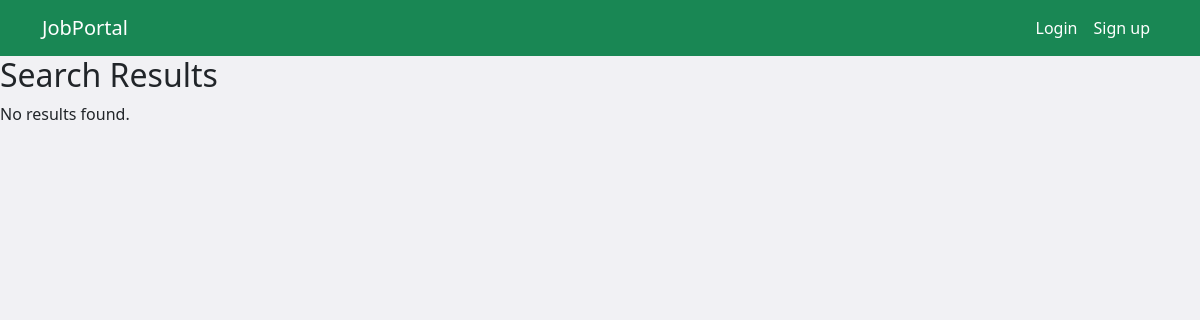
The page /search_results/ on the database as committed earlier.
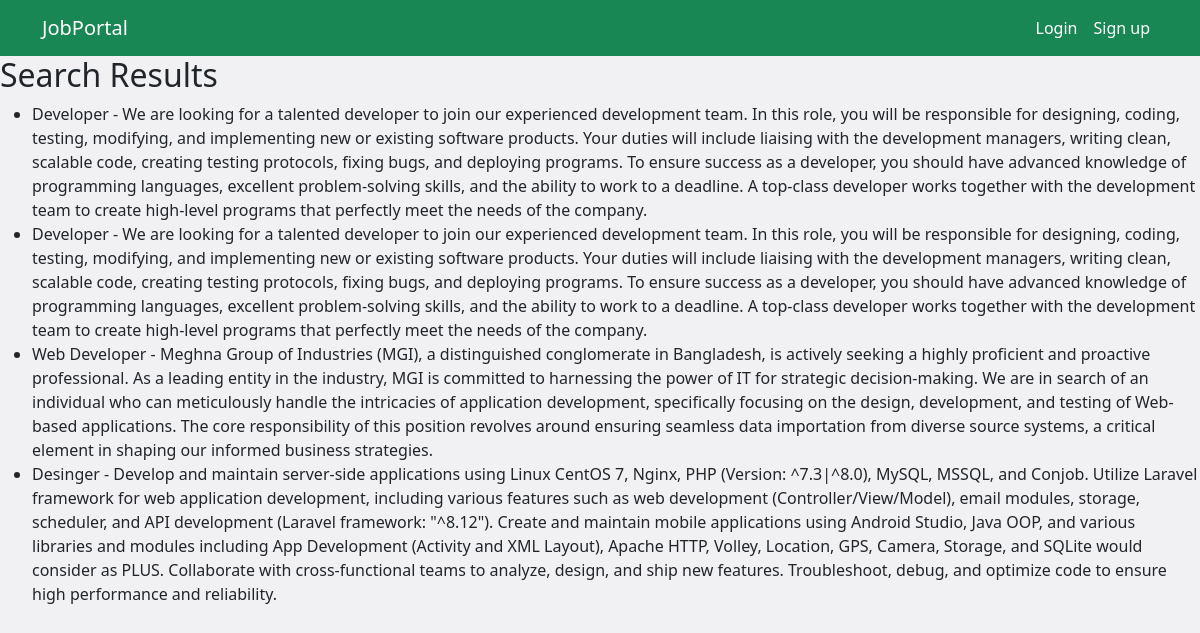
The same page on the database as committed later.
### app/models.py (models this page shows, shortened)
class JobPost(models.Model):
    recruiter = models.ForeignKey(CustomUser, on_delete=models.CASCADE)
    title = models.CharField(max_length=255)
    openings = models.PositiveIntegerField()
    category = models.ForeignKey(Category, on_delete=models.CASCADE)
    description = models.TextField()
    skill_set = models.ManyToManyField(Skills)
    posted_at = models.DateTimeField(auto_now_add=True)
    updated_at = models.DateTimeField(auto_now=True)

### app/views.py (the view)
# urls.py: path('search_results/', views.search_results, name='search_results'),
def search_results(request):
    form = SearchForm(request.GET)
    query = request.GET.get('q', '')
    results = JobPost.objects.filter(title__icontains=query)
    context = {
        'form': form,
        'results': results,
    }
    return render(request, 'search_results.html', context)

### app/templates/search_results.html
{% extends 'base.html' %}
{% block content %}
  <h2>Search Results</h2>
  {% if results %}
    <ul>
      {% for result in results %}
        <li>{{ result.title }} - {{ result.description }}</li>
      {% endfor %}
    </ul>
  {% else %}
    <p>No results found.</p>
  {% endif %}
{% endblock %}

Rows that differ between the two databases and show on the page:
added JobPost: title "Developer", description "We are looking for a talented developer to join our experienced development team. In this role, you will be responsible for designing, coding, testing, modifying, and implementing new or existing software products. Your duties will include liaising with the development managers, writing clean, scalable code, creating testing protocols, fixing bugs, and deploying programs. To ensure success as a developer, you should have advanced knowledge of programming languages, excellent problem-solving skills, and the ability to work to a deadline. A top-class developer works together with the development team to create high-level programs that perfectly meet the needs of the company."
added JobPost: title "Developer", description "We are looking for a talented developer to join our experienced development team. In this role, you will be responsible for designing, coding, testing, modifying, and implementing new or existing software products. Your duties will include liaising with the development managers, writing clean, scalable code, creating testing protocols, fixing bugs, and deploying programs. To ensure success as a developer, you should have advanced knowledge of programming languages, excellent problem-solving skills, and the ability to work to a deadline. A top-class developer works together with the development team to create high-level programs that perfectly meet the needs of the company."
added JobPost: title "Web Developer", description "Meghna Group of Industries (MGI), a distinguished conglomerate in Bangladesh, is actively seeking a highly proficient and proactive professional. As a leading entity in the industry, MGI is committed to harnessing the power of IT for strategic decision-making. We are in search of an individual who can meticulously handle the intricacies of application development, specifically focusing on the design, development, and testing of Web-based applications. The core responsibility of this position revolves around ensuring seamless data importation from diverse source systems, a critical element in shaping our informed business strategies."
added JobPost: title "Desinger", description "Develop and maintain server-side applications using Linux CentOS 7, Nginx, PHP (Version: ^7.3|^8.0), MySQL, MSSQL, and Conjob. Utilize Laravel framework for web application development, including various features such as web development (Controller/View/Model), email modules, storage, scheduler, and API development (Laravel framework: \"^8.12\"). Create and maintain mobile applications using Android Studio, Java OOP, and various libraries and modules including App Development (Activity and XML Layout), Apache HTTP, Volley, Location, GPS, Camera, Storage, and SQLite would consider as PLUS. Collaborate with cross-functional teams to analyze, design, and ship new features. Troubleshoot, debug,…"
Other text that changed with them:
text no longer shown: "No results found."
